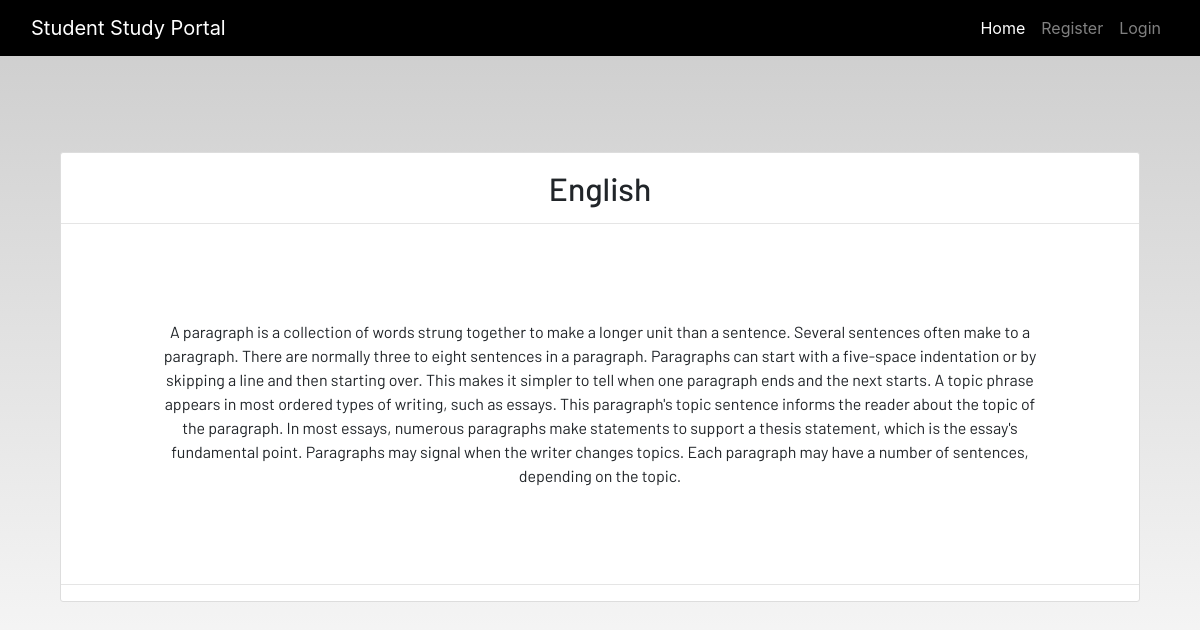
The app's page /notes_detail/7 with its own data.
### dashboard/models.py (models this page shows, shortened)
class Notes(models.Model):
    user = models.ForeignKey(User,on_delete=models.CASCADE)
    title = models.CharField(max_length=200)
    description = models.TextField()
    class  Meta:
        verbose_name = 'notes'
        verbose_name_plural = 'notes'

### dashboard/views.py (the view)
# urls.py: path('notes_detail/<int:pk>',views.NotesDetailView.as_view(),name="notes-detail"),
class NotesDetailView(generic.DetailView):
    model = Notes

### dashboard/templates/dashboard/notes_detail.html
{% extends 'dashboard/base.html' %}
{% load static %}
{% block content %}
<section class='text-center container'>
    <div class="container">
        <div class="content-section p-0 mt-5">
            <div class="m-3">
                <h2>{{ notes.title }}</h2>
            </div>
            <hr class="p-0 m-0">
            <p class="description m-5 p-5">
                {{ notes.description }}
            </p>
            <hr>
        </div>
    </div>
</section>
{% endblock content %}

### static/css/main.css (style rules this page uses)
html { scroll-behavior: smooth; height: 100%; width: 100%; }
html, body { max-width: 100%; overflow-x: hidden; height: 100%; width: 100%; }
body { background: linear-gradient(rgba(0, 0, 0, 0.2), rgba(255, 255, 255, 0.5)); overflow-x: hidden; background-repeat: no-repeat; }
.content-section { background: #ffffff; padding: 10px 20px; border: 1px solid #dddddd; border-radius: 3px; margin-bottom: 20px; }

### records on screen
Notes: title "English", description "A paragraph is a collection of words strung together to make a longer unit than a sentence. Several sentences often make to a paragraph. There are normally three to eight sentences in a paragraph. Paragraphs can start with a five-space indentation or by skipping a line and then starting over. This makes it simpler to tell when one paragraph ends and the next starts. A topic phrase appears in most ordered types of writing, such as essays. This paragraph's topic sentence informs the reader about the topic of the paragraph. In most essays, numerous paragraphs make statements to support a thesis statement, which is the essay's fundamental point. Paragraphs may signal when the writer changes…"
